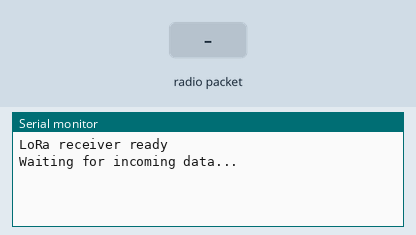
Bench run of a sketch on a simulated Arduino Uno, built with avr-gcc and run on an emulated ATmega328P. Shown: the last lines printed to the serial monitor. Inputs (shaded band) come from the test bench. No radio packets arrive unless stated.

Above: at 1.2 s.
1.3 s: radio packet "5" arrives
At 1.8 s:
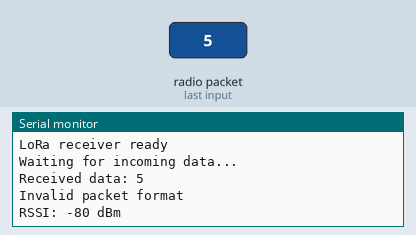
2.8 s: radio packet "90" arrives
At 4.0 s:
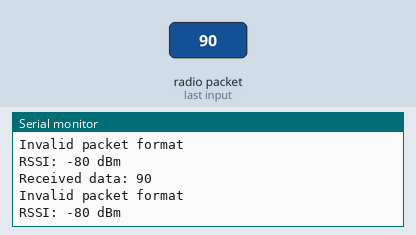
4.3 s: radio packet "200" arrives
At 5.3 s:
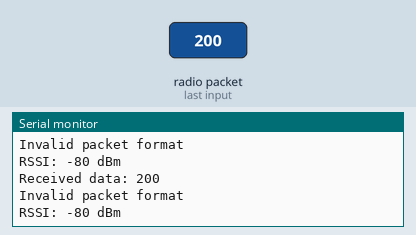

The sketch:

LoRa-Sender.ino
```cpp
#include <SPI.h>
#include <LoRa.h>

// LoRa module connections
#define SS_PIN    5
#define RST_PIN   14
#define DIO0_PIN  2

void setup() {
  Serial.begin(115200);

  // Configure the LoRa module and start the radio
  LoRa.setPins(SS_PIN, RST_PIN, DIO0_PIN);

  while (!LoRa.begin(433E6)) {
    Serial.println("LoRa initialization failed. Retrying...");
    delay(500);
  }

  // Must match the sender's sync word
  LoRa.setSyncWord(0xA5);

  Serial.println("LoRa receiver ready");
  Serial.println("Waiting for incoming data...");
}

void loop() {
  // Check whether a LoRa packet has arrived
  int packetSize = LoRa.parsePacket();

  if (packetSize) {
    String receivedData = "";

    // Read the packet sent by the transmitter
    while (LoRa.available()) {
      receivedData += (char)LoRa.read();
    }

    // Display the received readings on the Serial Monitor
    Serial.print("Received data: ");
    Serial.println(receivedData);

    // Extract voltage and current from the comma-separated data
    int commaIndex = receivedData.indexOf(',');

    if (commaIndex > 0) {
      float voltage = receivedData.substring(0, commaIndex).toFloat();
      float current = receivedData.substring(commaIndex + 1).toFloat();

      Serial.print("Voltage: ");
      Serial.print(voltage, 2);
      Serial.println(" V");

      Serial.print("Current: ");
      Serial.print(current, 2);
      Serial.println(" A");

      // Calculate power from the received readings
      float power = voltage * current;

      Serial.print("Power: ");
      Serial.print(power, 2);
      Serial.println(" W");

      Serial.println("----------------------");
    } else {
      Serial.println("Invalid packet format");
    }

    // Display the received signal strength
    Serial.print("RSSI: ");
    Serial.print(LoRa.packetRssi());
    Serial.println(" dBm");
  }
}
```

Measured:
- after the input at 1.3 s, the serial monitor: prints a new line at once (image 1)
- after the input at 2.8 s, the serial monitor: prints a new line at once (image 2)
- after the input at 4.3 s, the serial monitor: prints a new line at once (image 3)
